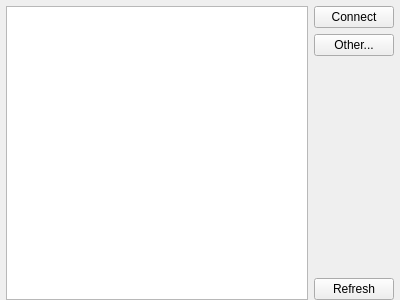
<?xml version="1.0" encoding="UTF-8"?>
<ui version="4.0">
 <class>ConnectWidget</class>
 <widget class="QWidget" name="ConnectWidget">
  <property name="geometry">
   <rect>
    <x>0</x>
    <y>0</y>
    <width>400</width>
    <height>300</height>
   </rect>
  </property>
  <property name="windowTitle">
   <string>Connect</string>
  </property>
  <layout class="QVBoxLayout" name="verticalLayout_2">
   <property name="leftMargin">
    <number>6</number>
   </property>
   <property name="topMargin">
    <number>6</number>
   </property>
   <property name="rightMargin">
    <number>6</number>
   </property>
   <property name="bottomMargin">
    <number>0</number>
   </property>
   <item>
    <layout class="QHBoxLayout" name="horizontalLayout">
     <item>
      <widget class="QListWidget" name="networks"/>
     </item>
     <item>
      <layout class="QVBoxLayout" name="verticalLayout">
       <item>
        <widget class="QPushButton" name="connect">
         <property name="text">
          <string>Connect</string>
         </property>
         <property name="icon">
          <iconset resource="../rc/icons.qrc">
           <normaloff>:/icons/transmit_go.png</normaloff>:/icons/transmit_go.png</iconset>
         </property>
        </widget>
       </item>
       <item>
        <widget class="QPushButton" name="other">
         <property name="text">
          <string>Other...</string>
         </property>
         <property name="icon">
          <iconset resource="../rc/icons.qrc">
           <normaloff>:/icons/transmit_add.png</normaloff>:/icons/transmit_add.png</iconset>
         </property>
        </widget>
       </item>
       <item>
        <spacer name="verticalSpacer">
         <property name="orientation">
          <enum>Qt::Vertical</enum>
         </property>
         <property name="sizeHint" stdset="0">
          <size>
           <width>20</width>
           <height>40</height>
          </size>
         </property>
        </spacer>
       </item>
       <item>
        <widget class="QPushButton" name="refresh">
         <property name="text">
          <string>Refresh</string>
         </property>
         <property name="icon">
          <iconset resource="../rc/icons.qrc">
           <normaloff>:/icons/arrow_refresh.png</normaloff>:/icons/arrow_refresh.png</iconset>
         </property>
        </widget>
       </item>
      </layout>
     </item>
    </layout>
   </item>
  </layout>
 </widget>
 <resources>
  <include location="../rc/icons.qrc"/>
 </resources>
 <connections/>
</ui>
